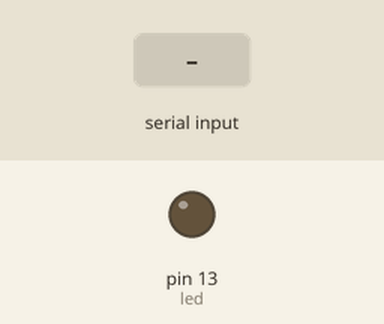
This sketch was run on a simulated Arduino Uno, built with avr-gcc and run on an emulated ATmega328P. Shown: output pins drawn as LEDs (lit = HIGH). The inputs (shaded band) are chosen by the test bench.

Above: at 1.2 s.
1.3 s: "1" received over the second serial link
At 2.5 s:
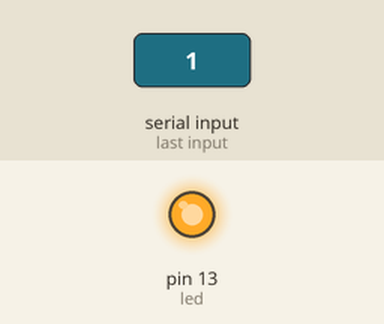
2.8 s: "0" received over the second serial link
At 3.9 s:
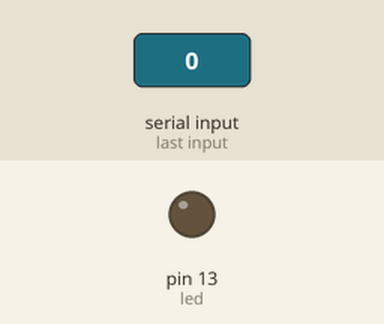
Timing chart, 0 to 5.8 s (numbered marks = the images above; inputs shaded):
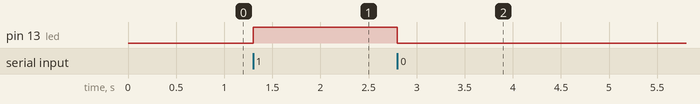

The sketch:

Bluethooth_controled_LED.ino
```cpp
#include <SoftwareSerial.h>

SoftwareSerial BT(2, 3); // RX, TX
int led = 13;

void setup() {
  pinMode(led, OUTPUT);
  BT.begin(9600);
}

void loop() {
  if (BT.available()) {
    char data = BT.read();

    if (data == '1') {
      digitalWrite(led, HIGH);
    }
    if (data == '0') {
      digitalWrite(led, LOW);
    }
  }
}
```

Measured:
- after the input at 1.3 s, pin 13 (led): LOW → HIGH at once
- after the input at 2.8 s, pin 13 (led): HIGH → LOW at once
